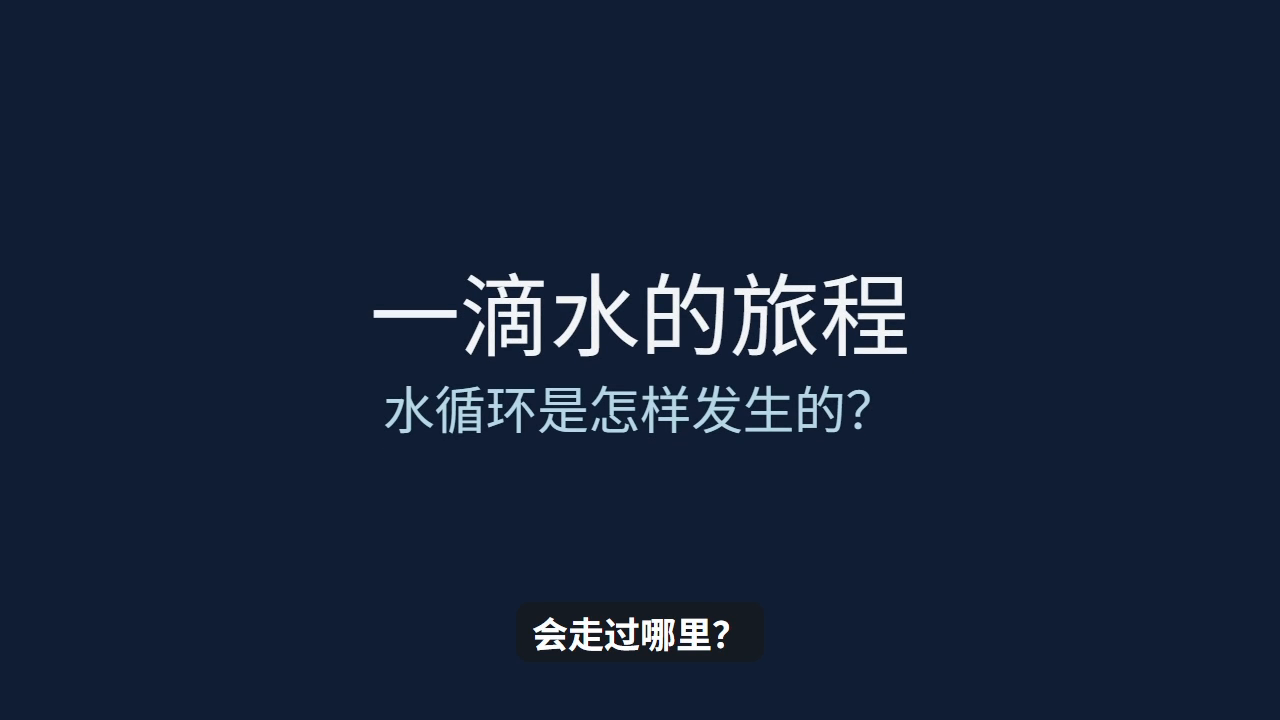
#> input picture artifacts/video-studio-multielement-2026-10-23/keyframes/review-landscape-1.png, 1280 x 720 px; its folder holds only this picture in this run
$ python stem-contact-sheet.py
#> lines starting #> are read from the running program, lines starting #| are printed output that depends on the picture
"""Make a compact two-aspect, seven-shot review sheet from retained MP4 frames."""
from pathlib import Path
from PIL import Image, ImageDraw

ROOT = Path(__file__).resolve().parents[2]
KEYFRAMES = ROOT / "artifacts/video-studio-multielement-2026-10-23/keyframes"
SHEET = Image.new("RGB", (7 * 280, 2 * 300), "#e7ebf1")
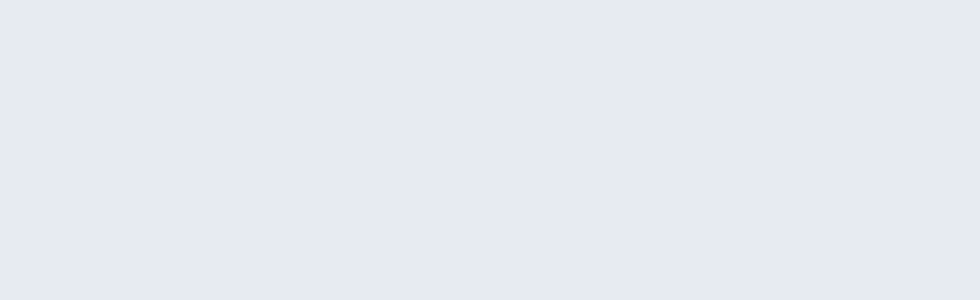
#> SHEET: PIL image 1960x600 RGB (shown at 1/2 size); mean R, G, B 231, 235, 241
draw = ImageDraw.Draw(SHEET)
for row, aspect in enumerate(("landscape", "portrait")):
    for shot in range(1, 8):
        image = Image.open(KEYFRAMES / f"review-{aspect}-{shot}.png").convert("RGB")
#> image is the input picture: PIL image 1280x720 RGB; mean R, G, B 21.5, 34.4, 56.7
        image.thumbnail((268, 265))
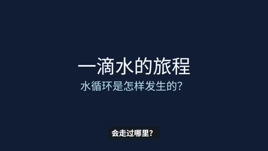
#> image: PIL image 268x151 RGB; mean R, G, B 21.5, 34.4, 56.7
        x = (shot - 1) * 280 + (280 - image.width) // 2
#> x = 6
        y = row * 300 + (270 - image.height) // 2
#> y = 59
        SHEET.paste(image, (x, y))
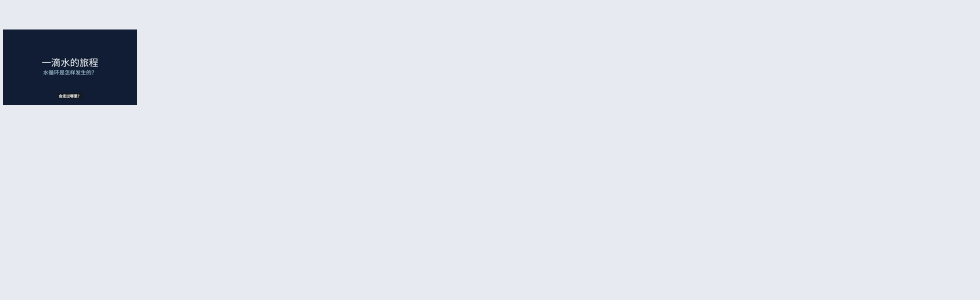
#> SHEET: PIL image 1960x600 RGB (shown at 1/2 size); mean R, G, B 223.8, 228.1, 234.7
#> (the run stopped early here; a loop or call above may not have finished)
